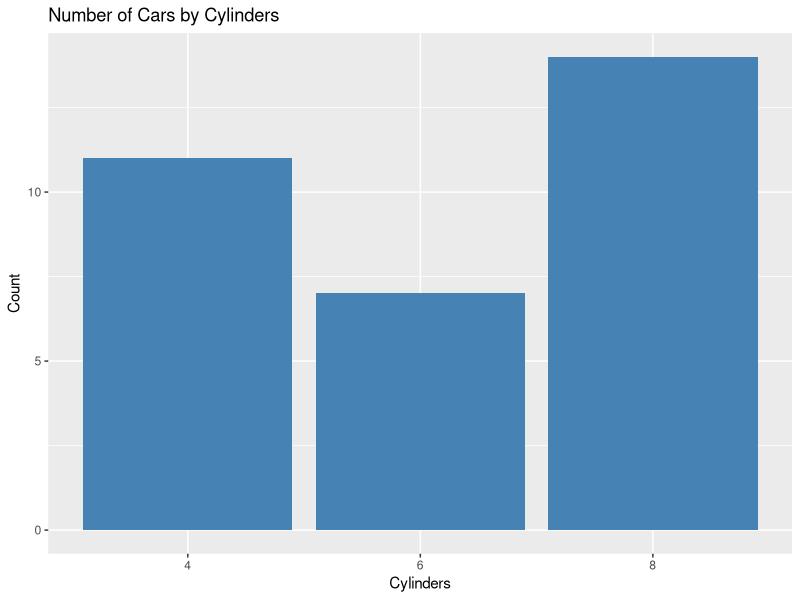
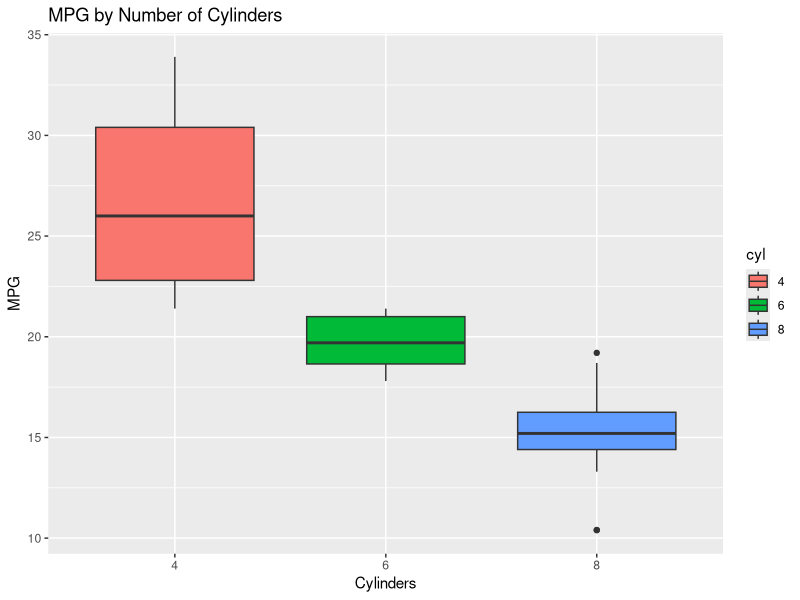
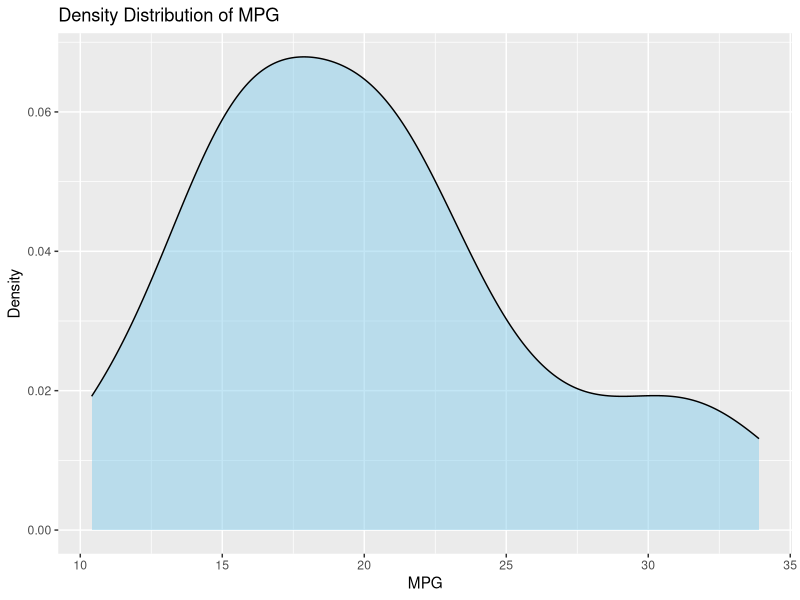
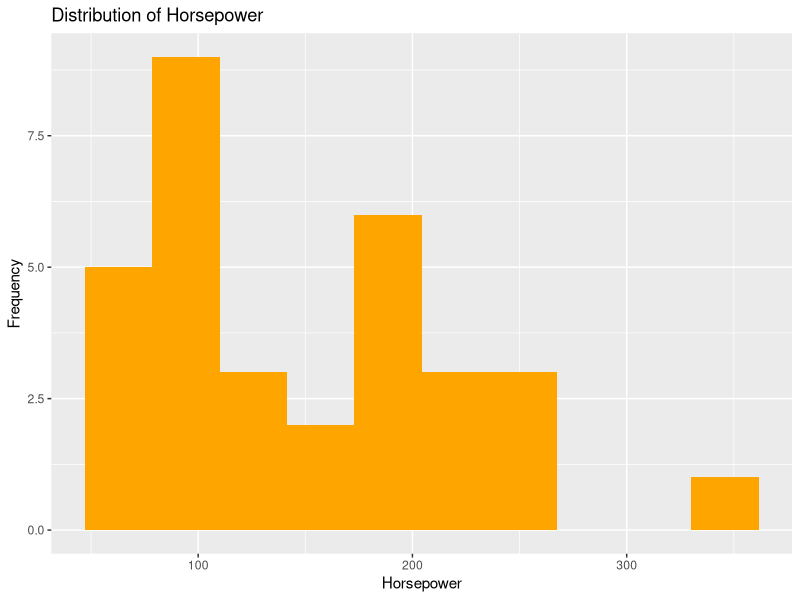
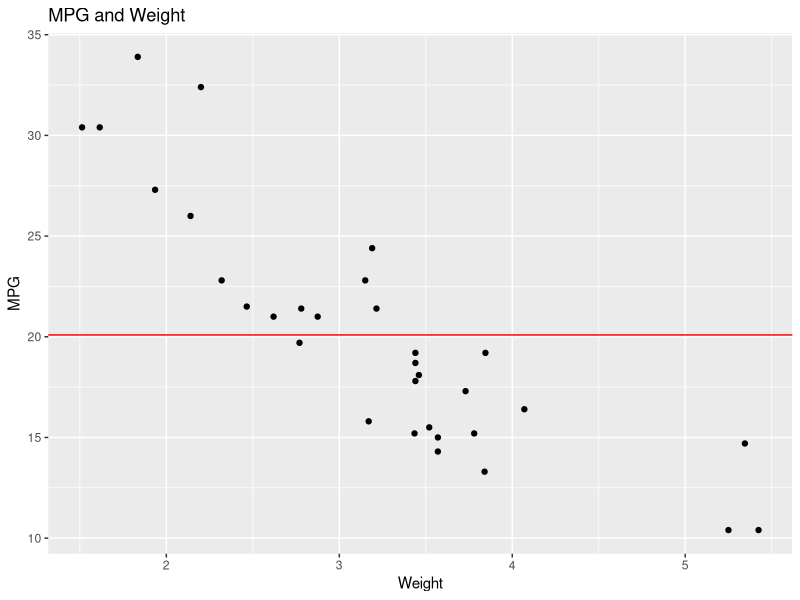
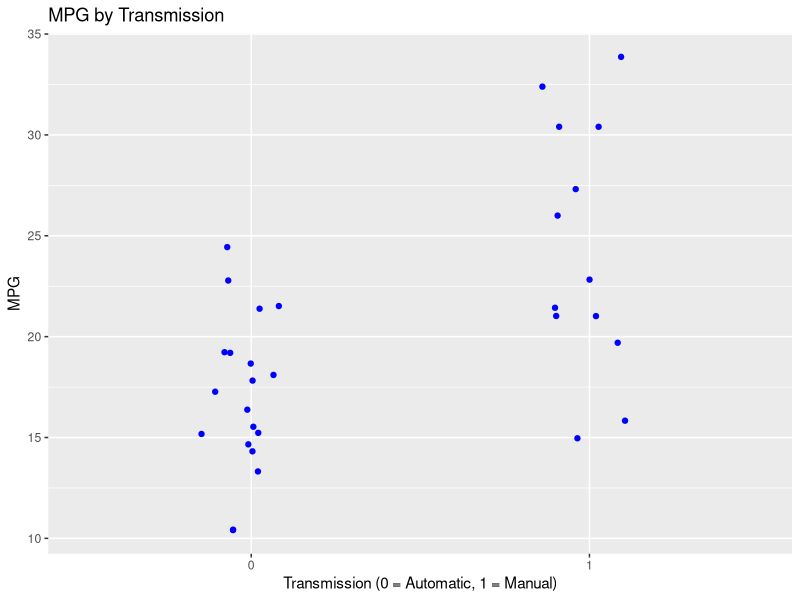
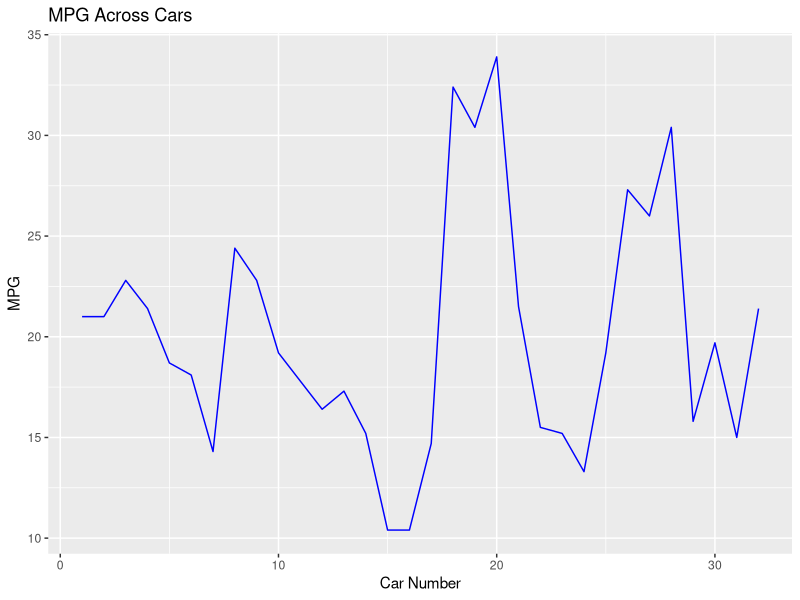
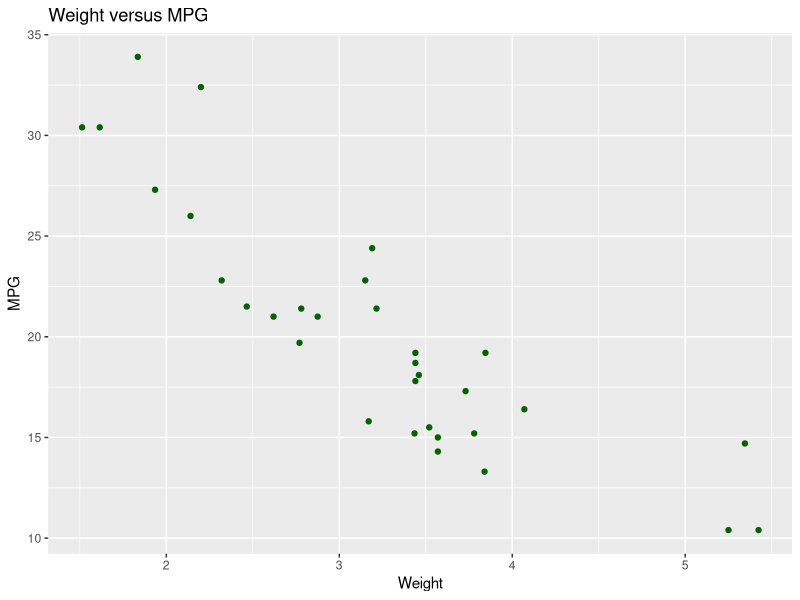

These figures' R source, in order:
## ---- chunk 1
library(ggplot2)

data <- mtcars
data$cyl <- as.factor(data$cyl)
data$gear <- as.factor(data$gear)
data$am <- as.factor(data$am)
## ---- chunk 2
ggplot(data, aes(x = cyl)) +
  geom_bar(fill = "steelblue") +
  labs(title = "Number of Cars by Cylinders",
       x = "Cylinders", y = "Count")
## ---- chunk 3
ggplot(data, aes(x = cyl, y = mpg, fill = cyl)) +
  geom_boxplot() +
  labs(title = "MPG by Number of Cylinders",
       x = "Cylinders", y = "MPG")
## ---- chunk 4
ggplot(data, aes(x = mpg)) +
  geom_density(fill = "skyblue", alpha = 0.5) +
  labs(title = "Density Distribution of MPG",
       x = "MPG", y = "Density")
## ---- chunk 5
ggplot(data, aes(x = hp)) +
  geom_histogram(fill = "orange", bins = 10) +
  labs(title = "Distribution of Horsepower",
       x = "Horsepower", y = "Frequency")
## ---- chunk 6
ggplot(data, aes(x = wt, y = mpg)) +
  geom_point() +
  geom_hline(yintercept = mean(data$mpg),
             color = "red") +
  labs(title = "MPG and Weight",
       x = "Weight", y = "MPG")
## ---- chunk 7
ggplot(data, aes(x = am, y = mpg)) +
  geom_jitter(width = 0.15, color = "blue") +
  labs(title = "MPG by Transmission",
       x = "Transmission (0 = Automatic, 1 = Manual)",
       y = "MPG")
## ---- chunk 8
ggplot(data, aes(x = seq_along(mpg), y = mpg)) +
  geom_line(color = "blue") +
  labs(title = "MPG Across Cars",
       x = "Car Number", y = "MPG")
## ---- chunk 9
ggplot(data, aes(x = wt, y = mpg)) +
  geom_point(color = "darkgreen") +
  labs(title = "Weight versus MPG",
       x = "Weight", y = "MPG")
## ---- chunk 10
ggplot(data, aes(x = hp, y = mpg)) +
  geom_point() +
  geom_rug(color = "red") +
  labs(title = "MPG versus Horsepower",
       x = "Horsepower", y = "MPG")
## ---- chunk 11
ggplot(data, aes(x = wt, y = mpg)) +
  geom_point() +
  geom_smooth(method = "lm", color = "red") +
  labs(title = "Linear Relationship Between Weight and MPG",
       x = "Weight", y = "MPG")
## ---- chunk 12
data$car <- rownames(data)

selected_cars <- data[1:8, ]

ggplot(selected_cars, aes(x = wt, y = mpg)) +
  geom_point(color = "blue") +
  geom_text(aes(label = car), size = 3, vjust = -0.8) +
  labs(title = "Weight and MPG of Selected Cars",
       x = "Weight", y = "MPG")
## ---- chunk 13
ggplot(data, aes(x = cyl, y = mpg, fill = cyl)) +
  geom_violin() +
  labs(title = "MPG Distribution by Cylinders",
       x = "Cylinders", y = "MPG")
## ---- chunk 14
ggplot(data, aes(x = hp, y = mpg)) +
  geom_point() +
  geom_vline(xintercept = mean(data$hp),
             color = "red") +
  labs(title = "MPG versus Horsepower",
       x = "Horsepower", y = "MPG")
